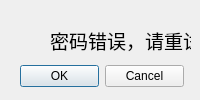
<?xml version="1.0" encoding="UTF-8"?>
<ui version="4.0">
 <class>messageBox</class>
 <widget class="QDialog" name="messageBox">
  <property name="geometry">
   <rect>
    <x>0</x>
    <y>0</y>
    <width>200</width>
    <height>100</height>
   </rect>
  </property>
  <property name="windowTitle">
   <string>Dialog</string>
  </property>
  <widget class="QLabel" name="label">
   <property name="geometry">
    <rect>
     <x>50</x>
     <y>20</y>
     <width>141</width>
     <height>41</height>
    </rect>
   </property>
   <property name="text">
    <string>&lt;html&gt;&lt;head/&gt;&lt;body&gt;&lt;p&gt;&lt;span style=&quot; font-size:14pt;&quot;&gt;密码错误，请重试&lt;/span&gt;&lt;/p&gt;&lt;/body&gt;&lt;/html&gt;</string>
   </property>
   <property name="textFormat">
    <enum>Qt::AutoText</enum>
   </property>
  </widget>
  <widget class="QDialogButtonBox" name="buttonBox">
   <property name="geometry">
    <rect>
     <x>20</x>
     <y>60</y>
     <width>164</width>
     <height>32</height>
    </rect>
   </property>
   <property name="standardButtons">
    <set>QDialogButtonBox::Cancel|QDialogButtonBox::Ok</set>
   </property>
  </widget>
 </widget>
 <resources/>
 <connections>
  <connection>
   <sender>buttonBox</sender>
   <signal>clicked(QAbstractButton*)</signal>
   <receiver>messageBox</receiver>
   <slot>hide()</slot>
   <hints>
    <hint type="sourcelabel">
     <x>157</x>
     <y>71</y>
    </hint>
    <hint type="destinationlabel">
     <x>177</x>
     <y>12</y>
    </hint>
   </hints>
  </connection>
 </connections>
</ui>
